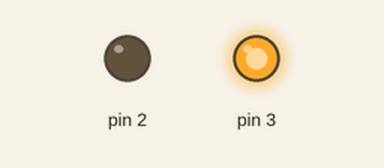
A sketch run on a simulated Arduino Uno, built with avr-gcc and run on an emulated ATmega328P. On the bench: output pins drawn as LEDs (lit = HIGH).

Above: at 1.6 s.
At 6.25 s:
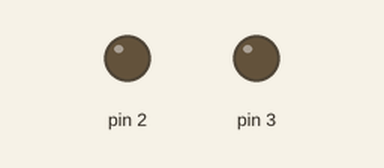
Timing chart, 0 to 7.1 s (numbered marks = the images above):
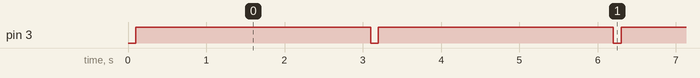

Measured:
- by itself, pin 3: alternates HIGH for 3.0 s and LOW for 0.10 s

The sketch:

EDW-01.ino
```cpp
void setup() {
  pinMode(2, OUTPUT);
  pinMode(3, OUTPUT);

}


void loop() {
  digitalWrite(3, LOW);
  delay(100);
  digitalWrite(3, HIGH);
  delay(3000);
}
```
